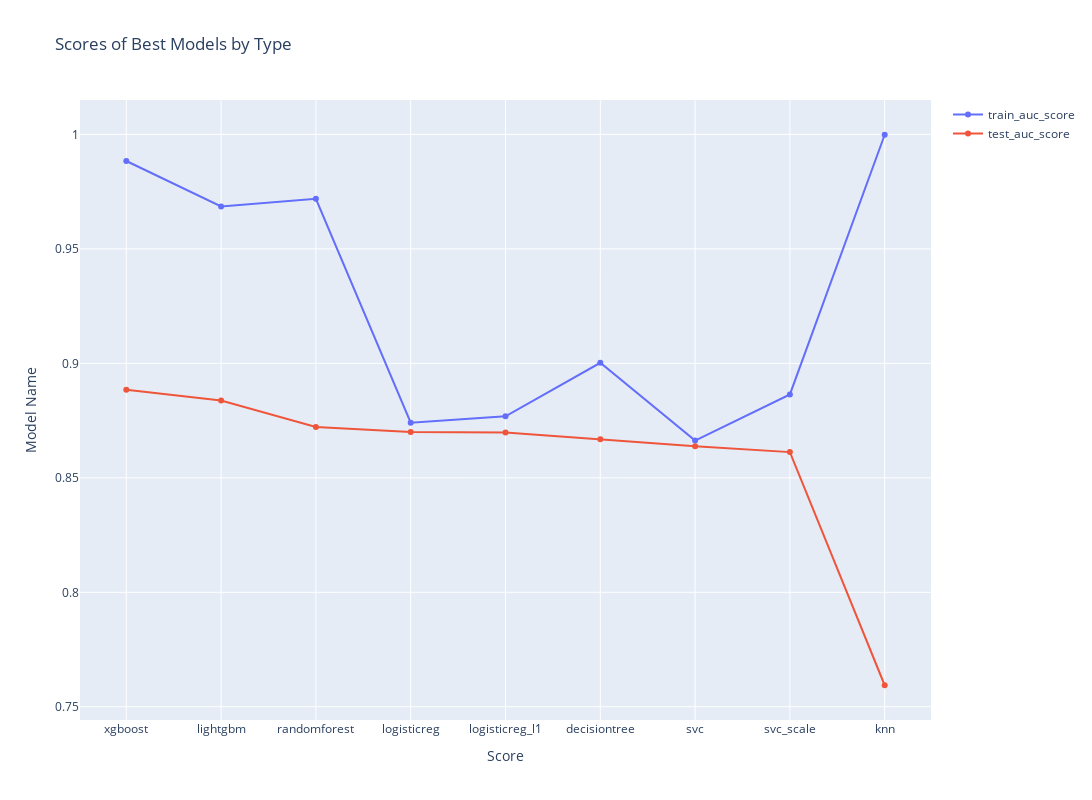

Write notebook code for a chart like this one.
### Markdown cell above
***Grafik Incelemesi***

### Code cell
#fig = px.line(best_of_classifiers, x="classifier", y="mean_test_roc_auc")
fig = go.Figure()
fig.add_trace(go.Scatter(x=best_of_classifiers['classifier'], 
                         y=best_of_classifiers['mean_train_roc_auc'],
                         name='train_auc_score',
                         mode='lines+markers'))
fig.add_trace(go.Scatter(x=best_of_classifiers['classifier'], 
                         y=best_of_classifiers['mean_test_roc_auc'],
                         name='test_auc_score',
                         mode='lines+markers'))
# Edit the layout
fig.update_layout(title='Scores of Best Models by Type',
                   xaxis_title='Score',
                   yaxis_title='Model Name', width=1300, height=800)
fig.show()

### Figure 1 — Plotly figure (JSON) as saved in the notebook; plotly's stock layout.template omitted (floating-point values rounded to 4 significant figures)
{"data": [{"mode": "lines+markers", "name": "train_auc_score", "type": "scatter", "x": ["xgboost", "lightgbm", "randomforest", "logisticreg", "logisticreg_l1", "decisiontree", "svc", "svc_scale", "knn"], "y": [0.9884, 0.9685, 0.9719, 0.8741, 0.8768, 0.9003, 0.8663, 0.8864, 0.9999]}, {"mode": "lines+markers", "name": "test_auc_score", "type": "scatter", "x": ["xgboost", "lightgbm", "randomforest", "logisticreg", "logisticreg_l1", "decisiontree", "svc", "svc_scale", "knn"], "y": [0.8885, 0.8837, 0.8722, 0.8701, 0.8698, 0.8668, 0.8638, 0.8612, 0.7594]}], "layout": {"height": 800, "title": {"text": "Scores of Best Models by Type"}, "width": 1300, "xaxis": {"autorange": true, "range": [-0.4799, 8.48], "title": {"text": "Score"}, "type": "category"}, "yaxis": {"autorange": true, "range": [0.7442, 1.015], "title": {"text": "Model Name"}, "type": "linear"}}}
